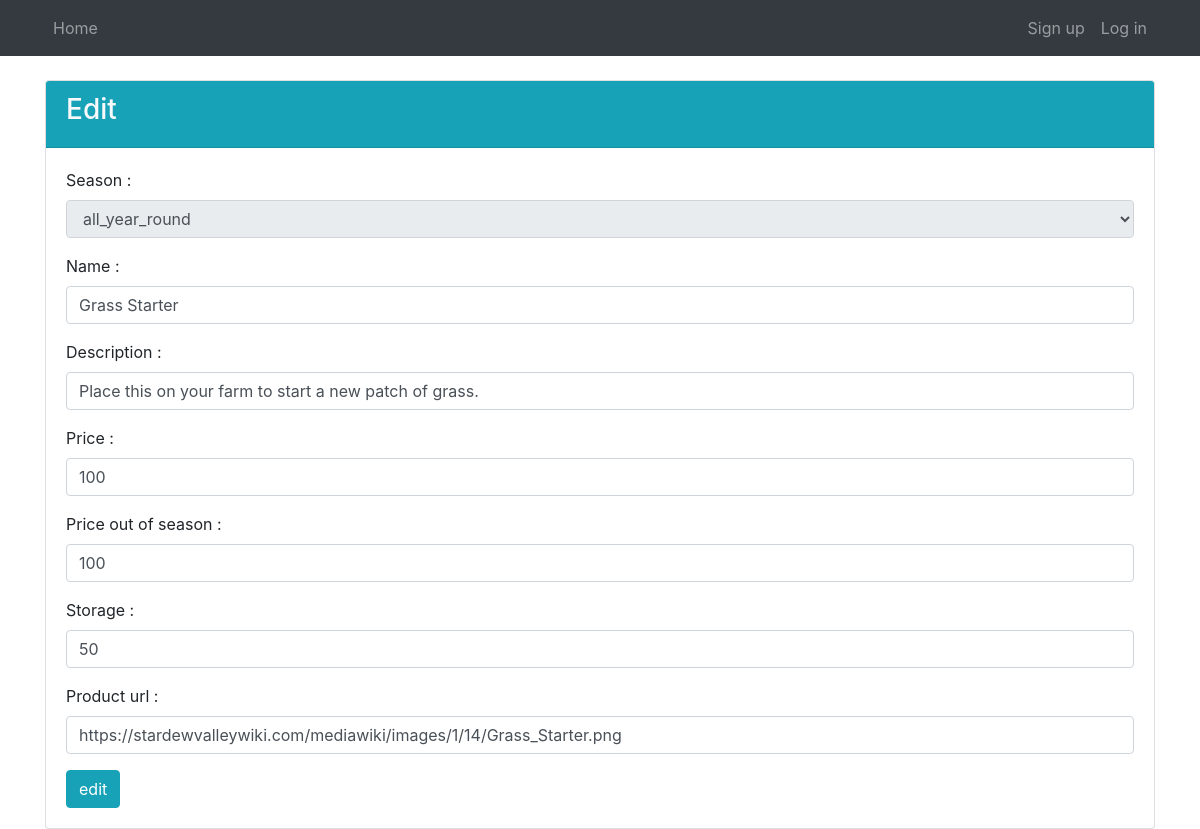
The page /stardew/edit.php?id=1 on the database its author committed.
### tables this page shows
CREATE TABLE `tbl_product` (
  `product_id` int(11) NOT NULL,
  `season` text NOT NULL,
  `product_name` text NOT NULL,
  `description` text NOT NULL,
  `price` int(11) NOT NULL,
  `price_out_season` int(11) NOT NULL,
  `storage` int(11) NOT NULL,
  `product_url` text NOT NULL
);

### stardew/edit.php (the view, shortened to what this page needs)
<!DOCTYPE html>
<html lang="th" dir="ltr">
  <head>
    <link rel="stylesheet" href="css/bootstrap.css">
  </head>
  <body>
    <?php include "navbar.php"; ?>
    <div class="container mt-4">
      <div class="row">
        <div class="col-12">
          <div class="card">
            <div class="card-header bg-info">
              <h3 class="text-light">Edit</h3>
            </div>
            <div class="card-body">
              <?php
                include "connect.php";
                $id = $_GET['id'];
                $sql = "SELECT * FROM tbl_product WHERE product_id='$id'";
                $result = $con->query($sql);
                $row = $result->fetch_assoc();
              ?>
              <form action="edit_script.php?id=<?php echo $row['product_id']; ?>" method="post">
                <div class="row">
                  <div class="col-12">
                    <label>Season :</label>
                    <select class="form-control" name="season" disabled value="<?php echo $row['season']; ?>">
                      <option>all_year_round</option>
                    </select>
                  </div>
                  <div class="col-12 mt-3">
                    <label>Name :</label>
                    <input class="form-control" type="text" name="name_edit" required value="<?php echo $row['product_name']; ?>">
                  </div>
                  <div class="col-12 mt-3">
                    <label>Description :</label>
                    <input class="form-control" type="text" name="des_edit" required value="<?php echo $row['description']; ?>">
                  </div>
                  <div class="col-12 mt-3">
                    <label>Price :</label>
                    <input class="form-control" type="text" name="price_edit" required value="<?php echo $row['price']; ?>">
                  </div>
                  <div class="col-12 mt-3">
                    <label>Price out of season :</label>
                    <input class="form-control" type="text" name="price_out_season_edit" required value="<?php echo $row['price_out_season']; ?>">
                  </div>
                  <div class="col-12 mt-3">
                    <label>Storage :</label>
                    <input class="form-control" type="text" name="storage_edit" required value="<?php echo $row['storage']; ?>">
                  </div>
                  <div class="col-12 mt-3">
                    <label>Product url :</label>
                    <input class="form-control" type="text" name="img_edit" required value="<?php echo $row['product_url']; ?>">
                  </div>
                  <div class="col-12 mt-3">
                    <button class="btn btn-info" type="submit" name="button">edit</button>
                  </div>
                </div>
              </form>
            </div>
          </div>
        </div>
      </div>
    </div>
  </body>
</html>

### rows shown on the page
tbl_product: season "all_year_round", name_edit "Grass Starter", des_edit "Place this on your farm to start a new patch of grass.", price_edit "100", price_out_season_edit "100", storage_edit "50", img_edit "https://stardewvalleywiki.com/mediawiki/images/1/14/Grass_Starter.png"
